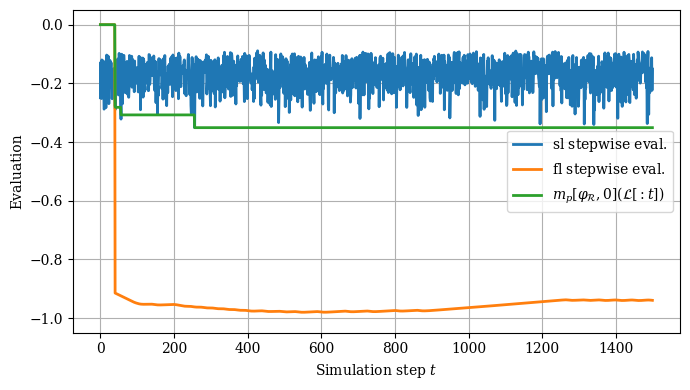

This chart was generated by the following Python code:
import pandas as pd
import matplotlib.pyplot as plt
from pathlib import Path

# Optional: use LaTeX-style rendering without requiring a full TeX install
plt.rcParams['mathtext.fontset'] = 'dejavuserif'
plt.rcParams['font.family'] = 'serif'

# ==============================
# Configuration
# ==============================
PLOT = "release"
INPUT_FILE = PLOT+".tsv"
OUTPUT_FILE = PLOT+".png"

# ==============================
# Load TSV data
# ==============================
# decimal=',' handles values like -0,87
# sep='\t' reads tab-separated values

df = pd.read_csv(INPUT_FILE, sep='\t', decimal=',')

# Use first column as x-axis if it looks like a timestep/index column
x_column = df.columns[0]
monitor_columns = df.columns[1:]

# ==============================
# Create figure
# ==============================
plt.figure(figsize=(7, 4))
plt.ylim(-1.05, 0.05)
latex_labels = {
    "(G sl) R fl": r"$m_p[\varphi_{\mathcal{R}},0](\mathcal{L}[:t])$",
    "stepwise fl": r"$\text{fl}$ stepwise eval.",
    "stepwise sl": r"$\text{sl}$ stepwise eval."
}

for column in monitor_columns[::-1]:
    label = latex_labels.get(column, column)
    plt.plot(df[x_column], df[column], linewidth=2, label=label)

# ==============================
# Styling for conference papers
# ==============================
plt.xlabel(r"Simulation step $t$")
plt.ylabel(r"Evaluation")
plt.grid(True)
plt.legend(frameon=True)
plt.tight_layout()

# ==============================
# Save figure
# ==============================
plt.savefig(OUTPUT_FILE, bbox_inches='tight')
